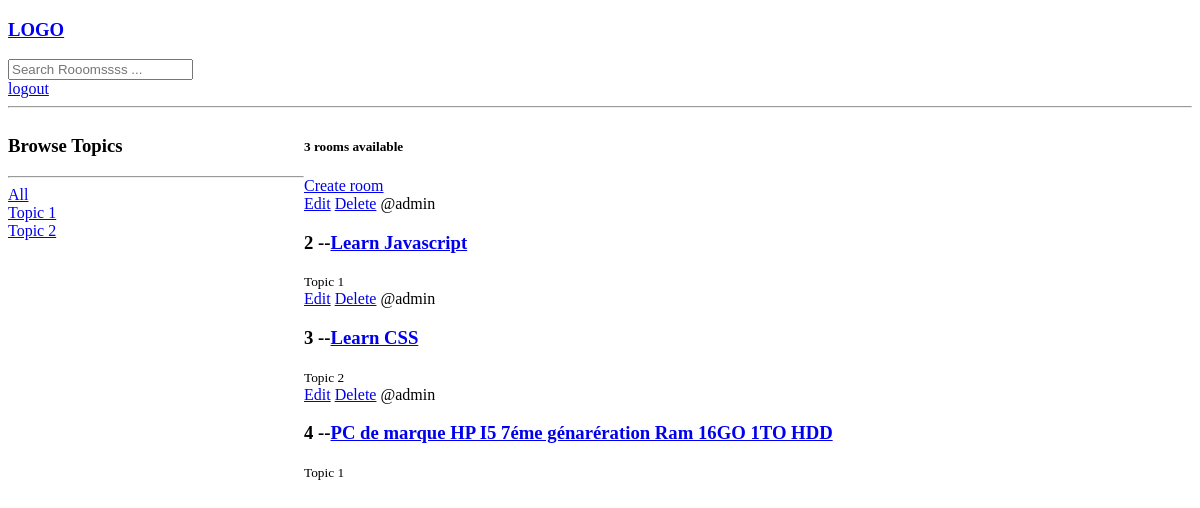
Before: / (signed in) with the older database file.
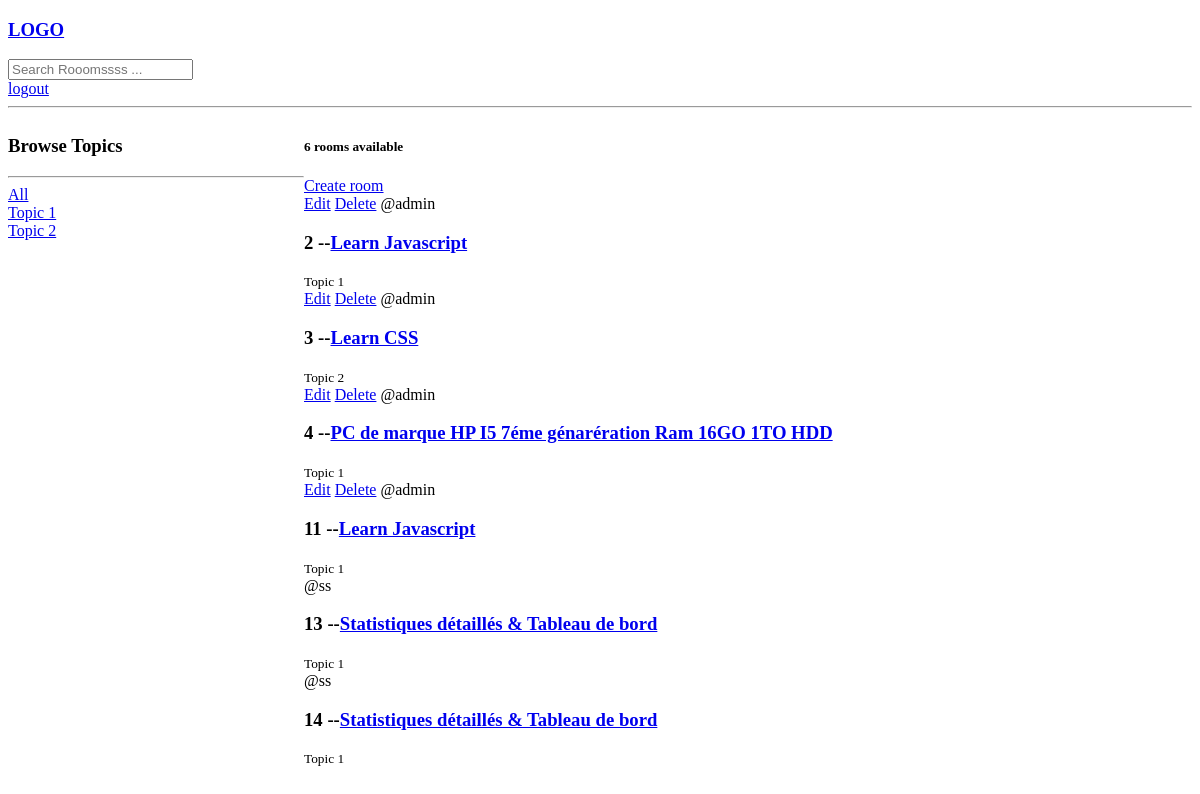
After: the same page with the newer database file.
### baseapplication/models.py (models this page shows, shortened)
class Topic(models.Model):
    name = models.CharField(max_length=200)

class Room(models.Model):
    host = models.ForeignKey(User, on_delete=models.SET_NULL, null=True)
    topic = models.ForeignKey(Topic, on_delete=models.SET_NULL, null=True)
    name = models.CharField(max_length=200)
    description = models.TextField(null=True, blank=True)
    update = models.DateTimeField(auto_now=True)
    create = models.DateTimeField(auto_now_add=True)

### baseapplication/views.py (the view)
# urls.py: path('',views.getHome,name='home'),
def getHome(request):
    q = request.GET.get('q') if request.GET.get('q') != None else ''
    rooms = Room.objects.filter(
        Q(topic__name__icontains=q) |
        Q(name__icontains=q) |
        Q(description__icontains=q)
    )
    room_count = rooms.count()
    topics = Topic.objects.all()
    context = {'rooms': rooms, 'topics': topics, 'room_count': room_count}
    return render(request, 'base/home.html', context)

### baseapplication/templates/base/home.html (shortened to what this page needs)
{% extends 'main.html' %}
{% block content %}
   <div class="home-container">
    <div>
    <h3> Browse Topics</h3>
    <hr>
    <a href="{%url 'home'%} ">All</a>
        {% for topic in topics  %}
        <div> <a href="{%url 'home'   %}?q={{ topic.name }}">{{ topic.name }}</a>
</div>
        {% endfor %}
    </div>
<div>
<h5>  {{ room_count }} rooms available</h5>
    <div><a href="{%url 'create-room' %}">Create room</a>
        <br></div>
    <div>
        {%for room in rooms %}
        <div>
            {%if request.user == room.host%}
            <a href="{%url 'update-room' room.id %}">Edit</a>
            <a href="{%url 'delete-room' room.id %}">Delete</a>
            {%endif%}
            <span>@{{room.host.username}}</span>
            <h3> {{room.id}} --<a href="{%url 'room' room.id %}"  >{{room.name}}</a> </h3>
            <small>{{room.topic.name}}</small>
        </div>
        {% endfor %}
    </div>
</div>
   </div>
{% endblock %}

Changed rows visible on the page:
added Room: shows "Edit", host.username "admin", id "11", name "Learn Javascript", topic.name "Topic 1"
added Room: host.username "ss", id "13", name "Statistiques détaillés & Tableau de bord", topic.name "Topic 1"
added Room: host.username "ss", id "14", name "Statistiques détaillés & Tableau de bord", topic.name "Topic 1"
Other visible differences:
{{ room_count }}: "3" → "6"
